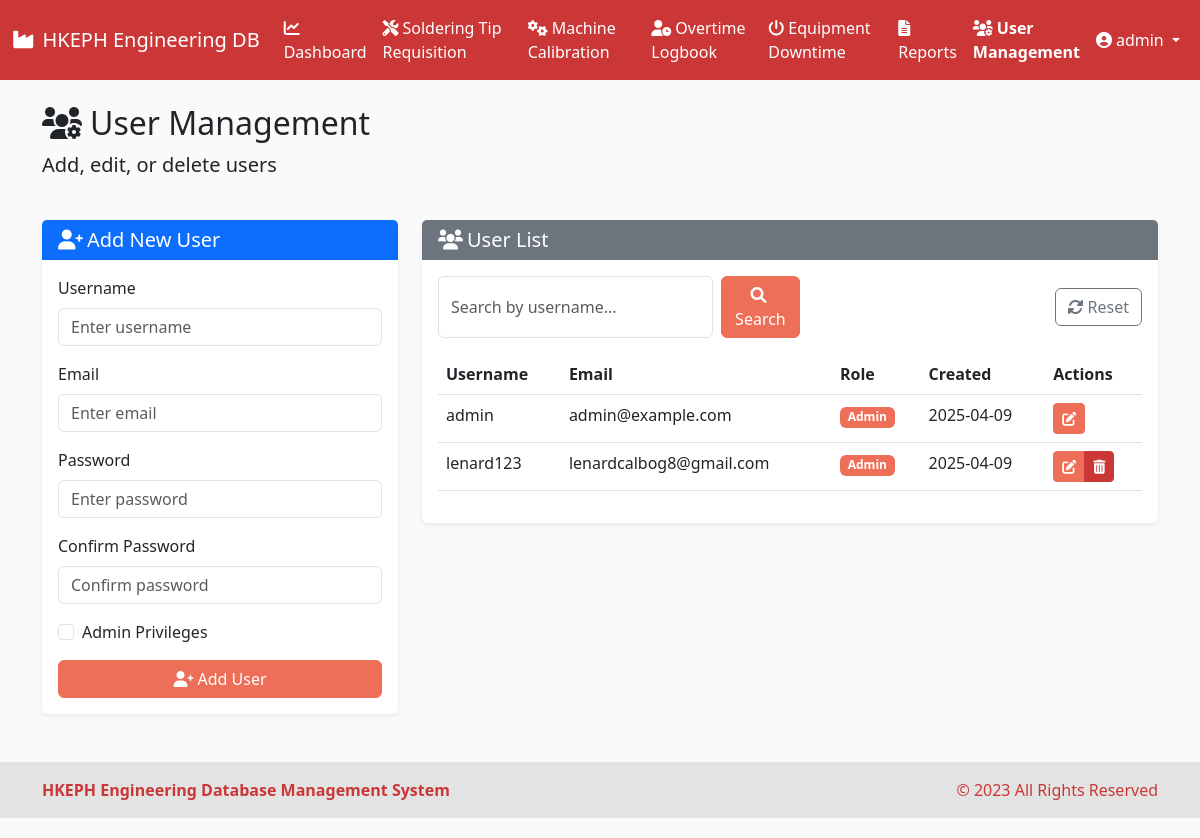
Page /users (signed in) on the earlier database version.
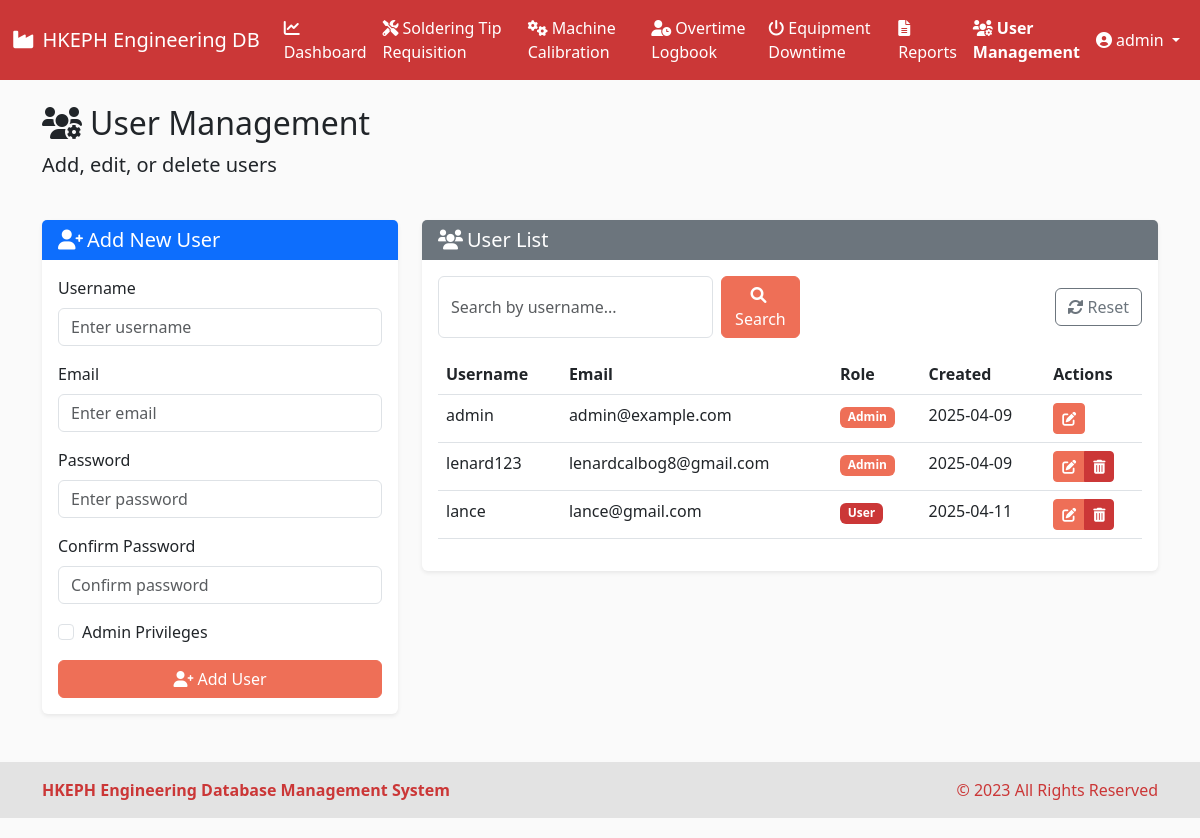
Same page on the later database version.
### models.py (models this page shows, shortened)
class User(UserMixin, db.Model):
    id = db.Column(db.Integer, primary_key=True)
    username = db.Column(db.String(64), unique=True, nullable=False)
    email = db.Column(db.String(120), unique=True, nullable=False)
    password_hash = db.Column(db.String(256), nullable=False)
    is_admin = db.Column(db.Boolean, default=False)
    date_created = db.Column(db.DateTime, default=datetime.utcnow)

### routes.py (the view)
@app.route('/users')
@login_required
def user_management():
    if not current_user.is_admin:
        flash('Access denied. Admin privileges required.', 'danger')
        return redirect(url_for('dashboard'))
    search_query = request.args.get('search', '')
    if search_query:
        users = User.query.filter(
            User.username.ilike(f'%{search_query}%')
        ).all()
    else:
        users = User.query.all()
    form = UserForm()
    return render_template('user_management.html', users=users, form=form, search_query=search_query)

### forms.py
class UserForm(FlaskForm):
    username = StringField('Username', validators=[DataRequired(), Length(min=3, max=64)])
    email = StringField('Email', validators=[DataRequired(), Email(), Length(max=120)])
    password = PasswordField('Password', validators=[Optional(), Length(min=6, max=64)])
    confirm_password = PasswordField('Confirm Password', validators=[
        Optional(),
        EqualTo('password', message='Passwords must match')
    ])
    is_admin = BooleanField('Admin Privileges')

### app.py (called while the page is built)
@login_manager.user_loader
def load_user(user_id):
    return User.query.get(int(user_id))

### templates/user_management.html (shortened to what the changed rows need)
{% extends 'base.html' %}
{% block content %}
<div class="row mb-4">
    <div class="col">
        <h2><i class="fas fa-users-cog me-2"></i>User Management</h2>
    </div>
</div>
<div class="row mb-4">
    <div class="col-md-8">
        <div class="card">
            <div class="card-body">
                <div class="table-responsive">
                    <table class="table table-hover">
                        <thead>
                            <tr>
                                <th>Username</th>
                                <th>Email</th>
                                <th>Role</th>
                                <th>Created</th>
                                <th>Actions</th>
                            </tr>
                        </thead>
                        <tbody>
                            {% for user in users %}
                            <tr>
                                <td>{{ user.username }}</td>
                                <td>{{ user.email }}</td>
                                <td>
                                    {% if user.is_admin %}
                                    <span class="badge bg-primary">Admin</span>
                                    {% else %}
                                    <span class="badge bg-secondary">User</span>
                                    {% endif %}
                                </td>
                                <td>{{ user.date_created.strftime('%Y-%m-%d') }}</td>
                                <td>
                                    <div class="btn-group btn-group-sm" role="group">
                                        <a href="{{ url_for('edit_user', user_id=user.id) }}" class="btn btn-warning">
                                            <i class="fas fa-edit"></i>
                                        </a>
                                        {% if user.id != current_user.id %}
                                        <button type="button" class="btn btn-danger" data-bs-toggle="modal" data-bs-target="#deleteUserModal-{{ user.id }}">
                                            <i class="fas fa-trash-alt"></i>
                                        </button>
                                        {% endif %}
                                    </div>
                                </td>
                            </tr>
                            {% endfor %}
                        </tbody>
                    </table>
                </div>
            </div>
        </div>
    </div>
</div>
{% endblock %}

### templates/base.html (shortened to what the changed rows need)
<!DOCTYPE html>
<html lang="en" data-bs-theme="light">
<head>
    <link href="https://cdn.jsdelivr.net/npm/bootstrap@5.3.0/dist/css/bootstrap.min.css" rel="stylesheet">
    <link rel="stylesheet" href="https://cdnjs.cloudflare.com/ajax/libs/font-awesome/6.0.0/css/all.min.css">
    <link rel="stylesheet" type="text/css" href="https://cdn.jsdelivr.net/npm/daterangepicker/daterangepicker.css" />
    <link rel="stylesheet" href="{{ url_for('static', filename='css/style.css') }}">
</head>
<body>
        <nav class="navbar navbar-expand-lg" style="background-color: var(--accent-secondary); color: white;">
            <div class="container-fluid">
                <div class="collapse navbar-collapse" id="navbarNav">
                    {% if current_user.is_authenticated %}
                    <ul class="navbar-nav">
                        <li class="nav-item">
                            <a class="nav-link text-white {% if request.path == url_for('dashboard') %}active fw-bold{% endif %}" href="{{ url_for('dashboard') }}">
                                <i class="fas fa-chart-line me-1"></i>Dashboard
                            </a>
                        </li>
                        <li class="nav-item">
                            <a class="nav-link text-white {% if request.path == url_for('soldering_tips') %}active fw-bold{% endif %}" href="{{ url_for('soldering_tips') }}">
                                <i class="fas fa-tools me-1"></i>Soldering Tip Requisition
                            </a>
                        </li>
                        <li class="nav-item">
                            <a class="nav-link text-white {% if request.path == url_for('machine_calibrations') %}active fw-bold{% endif %}" href="{{ url_for('machine_calibrations') }}">
                                <i class="fas fa-cogs me-1"></i>Machine Calibration
                            </a>
                        </li>
                        <li class="nav-item">
                            <a class="nav-link text-white {% if request.path == url_for('overtime_logbook') %}active fw-bold{% endif %}" href="{{ url_for('overtime_logbook') }}">
                                <i class="fas fa-user-clock me-1"></i>Overtime Logbook
                            </a>
                        </li>
                        <li class="nav-item">
                            <a class="nav-link text-white {% if request.path == url_for('equipment_downtime') %}active fw-bold{% endif %}" href="{{ url_for('equipment_downtime') }}">
                                <i class="fas fa-power-off me-1"></i>Equipment Downtime
                            </a>
                        </li>
                        <li class="nav-item">
                            <a class="nav-link text-white {% if request.path == url_for('reports') %}active fw-bold{% endif %}" href="{{ url_for('reports') }}">
                                <i class="fas fa-file-alt me-1"></i>Reports
                            </a>
                        </li>
                        {% if current_user.is_admin %}
                        <li class="nav-item">
                            <a class="nav-link text-white {% if request.path == url_for('user_management') %}active fw-bold{% endif %}" href="{{ url_for('user_management') }}">
                                <i class="fas fa-users-cog me-1"></i>User Management
                            </a>
                        </li>
                        {% endif %}
                    </ul>
                    <ul class="navbar-nav ms-auto">
                        <li class="nav-item dropdown">
                            <a class="nav-link dropdown-toggle text-white" href="#" id="navbarDropdown" role="button" data-bs-toggle="dropdown" aria-expanded="false">
                                <i class="fas fa-user-circle me-1"></i>{{ current_user.username }}
                            </a>
                        </li>
                    </ul>
                    {% endif %}
                </div>
            </div>
        </nav>
        <main class="container mt-4 mb-5">
            {% block content %}{% endblock %}
        </main>
    </body>
    </html>

Differences in the rows shown:
added User: username "lance", email "lance@gmail.com", is_admin "User", date_created "2025-04-11"
